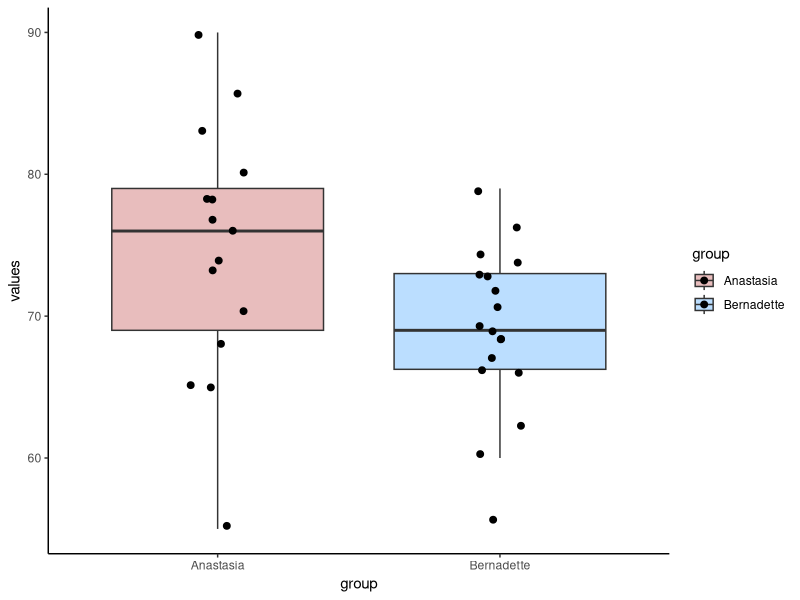
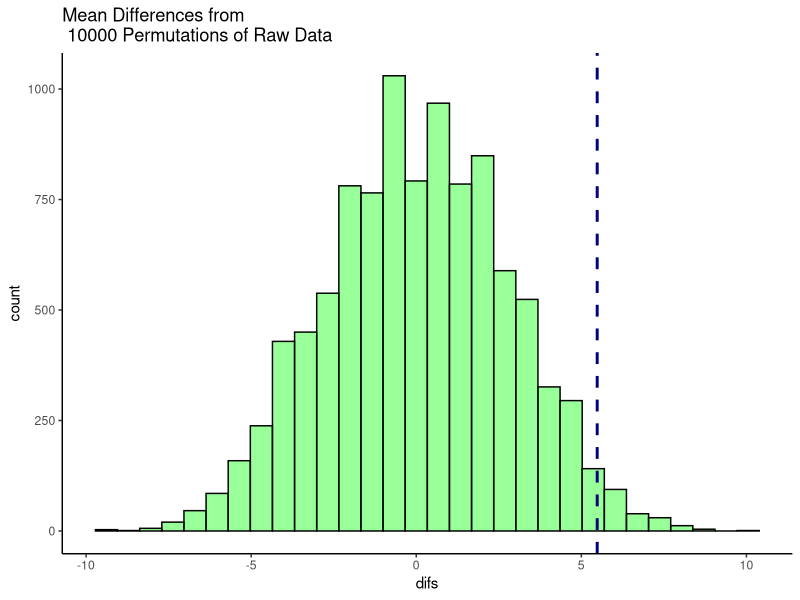
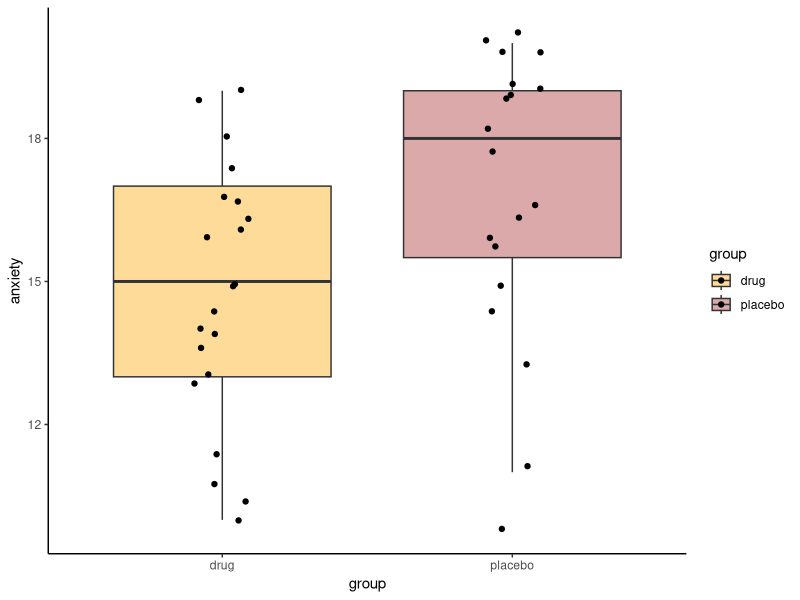
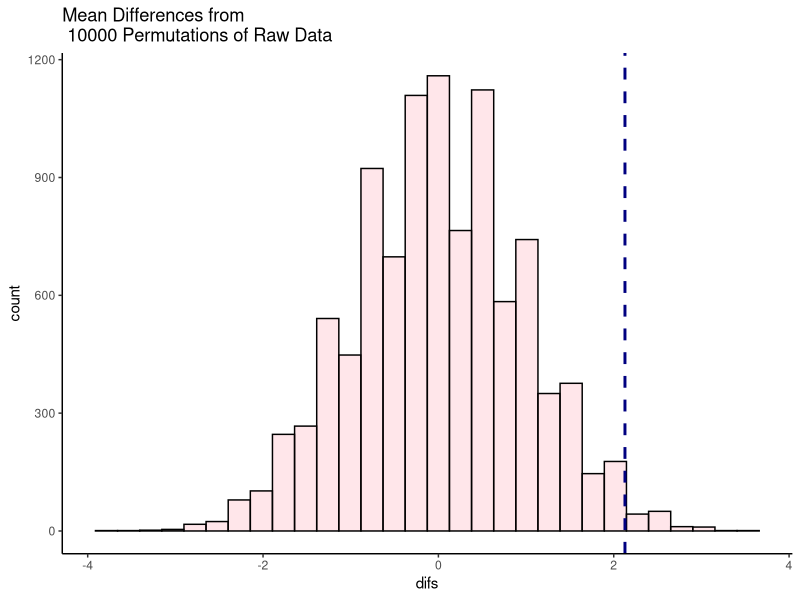
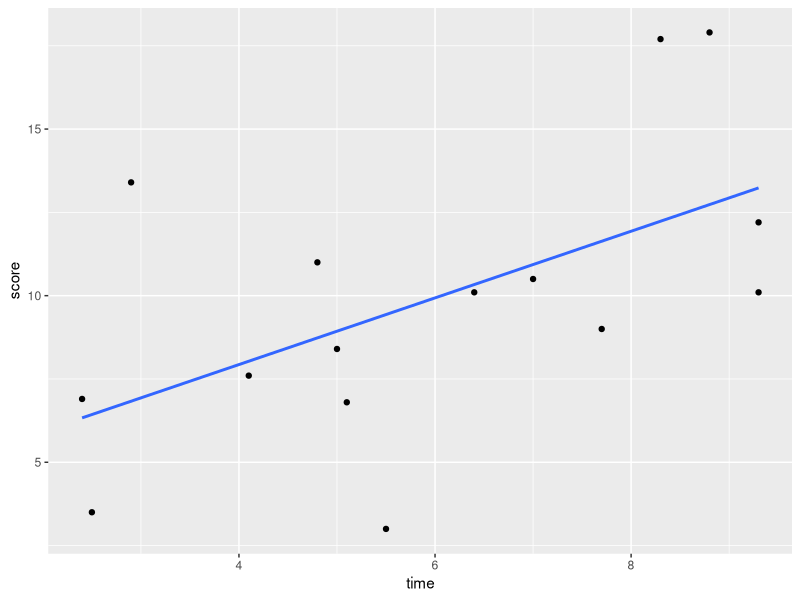
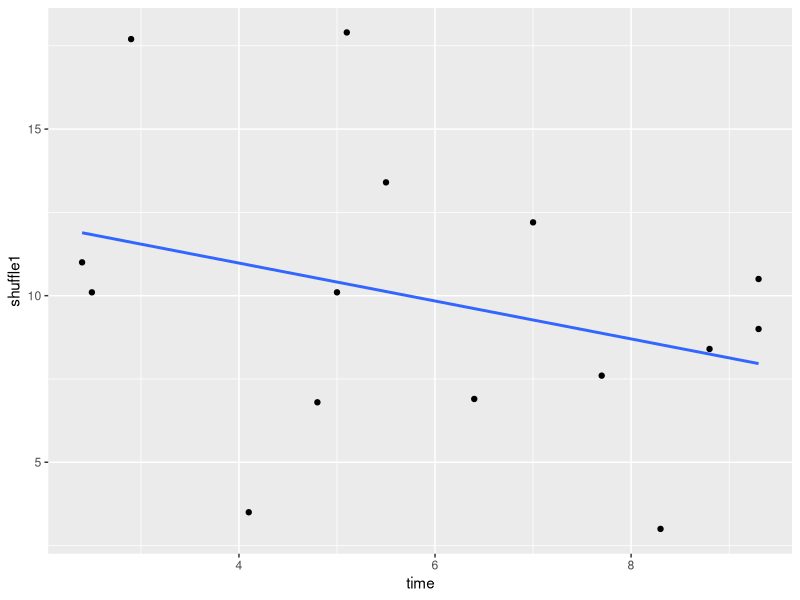
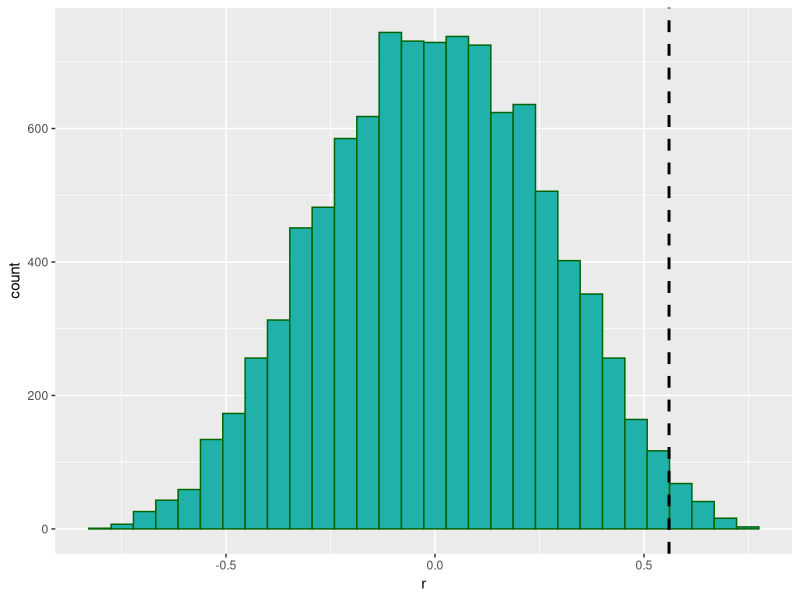

These figures' R source, in order: (Note: this script raises an error after producing the figures.)
## ---- chunk 1
library(tidyverse)

anastasia <- c(65, 74, 73, 83, 76, 65, 86, 70, 80, 55, 78, 78, 90, 77, 68)
bernadette <- c(72, 66, 71, 66, 76, 69, 79, 73, 62, 69, 68, 60, 73, 68, 67, 74, 56, 74)

# put into a dataframe:
dd <- data.frame(values = c(anastasia, bernadette),
                 group = c(rep("Anastasia",15), rep("Bernadette", 18))
)

dd

## ---- chunk 2
ggplot(dd, aes(x = group, y = values, fill = group)) +
  geom_boxplot(alpha=.3, outlier.shape = NA) +
  geom_jitter(width=.1, size=2) +
  theme_classic() +
  scale_fill_manual(values = c("firebrick", "dodgerblue"))

## ---- chunk 3
meandif <- mean(anastasia)  - mean(bernadette)   # 5.48
meandif

## ---- chunk 4

t.test(anastasia, bernadette, var.equal = T)
## ---- chunk 5

set.seed(1) # just to keep the random number generator the same for all of us

allscores <- c(anastasia, bernadette)

allscores
## ---- chunk 6

x <- split(sample(allscores), rep(1:2, c(15,18))) 

x

## ---- chunk 7

x[[1]] # this is our shuffled sample of size 15
x[[2]] # this is our shuffled sample of size 18

mean(x[[1]])  # mean of the new sample of size 15
mean(x[[2]])  # mean of the new sample of size 18


# what's the difference in their means?
mean(x[[1]]) - mean(x[[2]]) 

## ---- chunk 8
results<-vector('list',10000)
for(i in 1:10000){
  x <- split(sample(allscores), rep(1:2, c(15,18)))
  results[[i]]<-mean(x[[1]]) - mean(x[[2]])  
}

head(unlist(results)) # these are all our mean differences from 10,000 shuffles of the data. We're just looking at the first 6.

## ---- chunk 9
df <- data.frame(difs = unlist(results))

ggplot(df, aes(x=difs)) +
  geom_histogram(color="black", fill="green", alpha=.4) +
  geom_vline(color="navy",lwd=1,lty=2,xintercept = 5.48) +
  theme_classic()+
  ggtitle("Mean Differences from \n 10000 Permutations of Raw Data")

## ---- chunk 10
sum(unlist(results) > 5.48)  # 202 times out of 10000
## ---- chunk 11
sum(unlist(results) > 5.48) /10000  # which is 0.0202 proportion of the time
## ---- chunk 12
# 2-tailed value
2 * (sum(unlist(results) > 5.48) /10000)
## ---- chunk 13
placebo <- c(15, 16, 19, 19, 17, 20, 18, 14, 18, 20, 20, 20, 13, 11, 16, 19, 19, 16, 10) 
drug <- c(15, 15, 16, 13, 11, 19, 17, 17, 11, 14, 10, 18, 19, 14, 13, 16, 16, 17, 14, 10, 14)


length(placebo) #19
length(drug)  #21

## ---- chunk 14

shapiro.test(drug)    # approximately normal as p>.05
shapiro.test(placebo) # not enough evidence to be normal as p<.05

## ---- chunk 15
# put into dataframe - long format
ddf <- data.frame(anxiety = c(placebo, drug),
                 group = c(rep("placebo", length(placebo)), 
                           rep("drug", length(drug))
                 )
)

head(ddf)

#boxplots
ggplot(ddf, aes(x=group, y=anxiety, fill=group)) + 
  geom_boxplot(outlier.shape = NA, alpha=.4) +
  geom_jitter(width=.1) +
  theme_classic() +
  scale_fill_manual(values=c("orange", "brown"))


mean(placebo) - mean(drug) #2.128

## ---- chunk 16

allvalues <- c(placebo, drug)

results<-vector('list',10000)
for(i in 1:10000){
  x <- split(sample(allvalues), rep(1:2, c(19,21)))
  results[[i]]<-mean(x[[1]]) - mean(x[[2]])  
}

head(unlist(results)) # these are the first six of all our mean differences from 10,000 shuffles of the data.
## ---- chunk 17

df0 <- data.frame(difs = unlist(results))

ggplot(df0, aes(x=difs)) +
  geom_histogram(color="black", fill="pink", alpha=.4) +
  geom_vline(color="navy",lwd=1,lty=2,xintercept = 2.128) +
  theme_classic()+
  ggtitle("Mean Differences from \n 10000 Permutations of Raw Data")

## ---- chunk 18
sum(unlist(results) > 2.128)  # 109 times out of 10000

sum(unlist(results) > 2.128) /10000  # which is 0.0109 proportion of the time

## ---- chunk 19

library(tidyverse)

df <-  read_csv("data/timescore.csv")

head(df)

## ---- chunk 20
# scatterplot
ggplot(df, aes(x = time, y = score)) + 
  geom_point() +
  stat_smooth(method = "lm", se=F)
 
## ---- chunk 21
# regular significance test
cor.test(df$time,df$score) #r=0.55, p=0.031
## ---- chunk 22
set.seed(1) # just doing this so all our results look same

df$score  # actual data in order

## ---- chunk 23
sample(df$score)  # actual data but order shuffled
## ---- chunk 24
df$shuffle1 <- sample(df$score) #create a new column with shuffled data

df
## ---- chunk 25
# this is what that new column looks like:
ggplot(df, aes(x = time, y = shuffle1)) + 
  geom_point() +
  stat_smooth(method = "lm", se=F)

## ---- chunk 26
cor.test(df$time, df$shuffle1) # now relationship is a bit negative

## ---- chunk 27
# we can do this many times
cor(df$time, sample(df$score)) # r = 0.35
cor(df$time, sample(df$score)) # r = 0.04
cor(df$time, sample(df$score)) # r = -0.06
cor(df$time, sample(df$score)) # r = 0.15


## ---- chunk 28

results <- vector('list',10000)
for(i in 1:10000){
  results[[i]] <- cor(df$time, sample(df$score))
}

head(unlist(results)) # this are the correlations for the first 6 of  10,000 shuffles

## ---- chunk 29
results.df <- data.frame(x = unlist(results))

ggplot(results.df, aes(x)) + 
  geom_histogram(color="darkgreen",fill="lightseagreen") +
  geom_vline(xintercept = 0.56, lwd=1, lty=2) +
  xlab("r") 

## ---- chunk 30
sum(unlist(results) > 0.56) #163 were greater.
## ---- chunk 31
sum(unlist(results) > 0.56)  / 10000  #0.0163

## ---- chunk 32
library(coin)

head(ddf)


independence_test(anxiety ~ group, data = ddf, alternative = "less")

## ---- chunk 33
#2-tailed permutation test
independence_test(anxiety ~ group, data = ddf)
